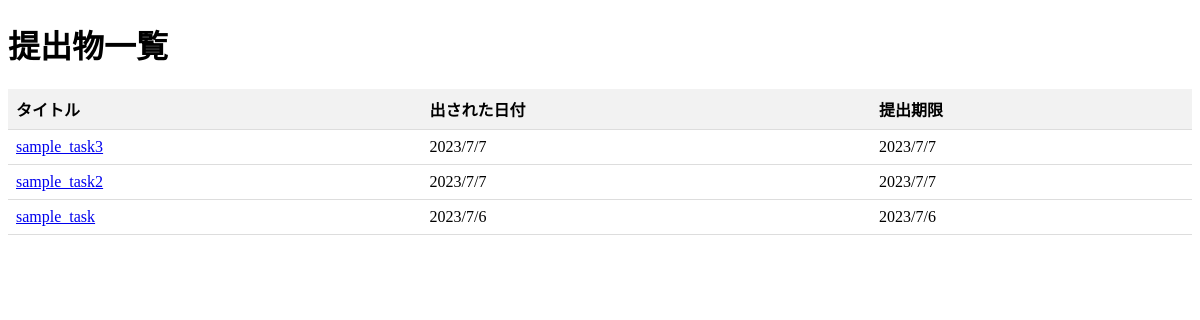
The page / on the database its author committed.
### management/models.py (models this page shows, shortened)
class Task(models.Model):
    TYPE_CHOICES = (
        ('text', 'テキスト'),
        ('checkbox', 'チェックボックス'),
        ('file', 'ファイル'),
    )
    name = models.CharField(max_length=30) # タスク名
    author = models.ForeignKey(User, on_delete=models.CASCADE) # 作成者（講師）
    task_type = models.CharField(max_length=20, choices=TYPE_CHOICES) # 課題の種類
    closing = models.DateTimeField() # 締切日時（講師が設定）
    created_at = models.DateTimeField(auto_now_add=True) # 作成日時（自動設定）
    text = models.TextField() # 課題の説明（講師が入力）
    checkboxes = models.ManyToManyField('CheckboxOption', blank=True)

### management/views.py (the view)
# urls.py: path('', views.top_view, name="top-page"),
def top_view(request):
    object_list = Task.objects.order_by('-created_at')  # -(マイナス)をつけることで逆順(新規順)になる
    context = {'object_list': object_list}
    return render(request, 'management/top_page.html', context)

### management/templates/management/top_page.html (shortened to what this page needs)
{% load static %}
<!DOCTYPE html>
<html>
<head>
    <link rel="stylesheet" type="text/css" href="{% static 'management/css/top_page.css' %}">
</head>
<body>
    <h1>提出物一覧</h1>
    <table>
        <tr>
            <th>タイトル</th>
            <th>出された日付</th>
            <th>提出期限</th>
        </tr>
        {% for obj in object_list %}
            <tr>
                <td><a href="#">{{ obj.name }}</a></td>
                <td>{{ obj.created_at.date.year }}/{{ obj.created_at.date.month }}/{{ obj.created_at.date.day }}</td>
                <td>{{ obj.closing.date.year }}/{{ obj.closing.date.month }}/{{ obj.closing.date.day }}</td>
            </tr>
        {% endfor %}
    </table>
</body>
</html>

### management/static/management/css/top_page.css (style rules this page uses)
table { width: 100%; border-collapse: collapse; }
th, td { padding: 8px; text-align: left; border-bottom: 1px solid #ddd; }
th { background-color: #f2f2f2; }

### rows shown on the page
Task: name "sample_task3", created_at.date.year "2023", created_at.date.month "7", created_at.date.day "7", closing.date.year "2023", closing.date.month "7", closing.date.day "7"
Task: name "sample_task2", created_at.date.year "2023", created_at.date.month "7", created_at.date.day "7", closing.date.year "2023", closing.date.month "7", closing.date.day "7"
Task: name "sample_task", created_at.date.year "2023", created_at.date.month "7", created_at.date.day "6", closing.date.year "2023", closing.date.month "7", closing.date.day "6"
